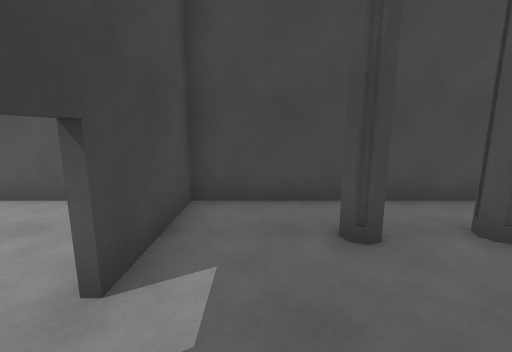
view 1 (above)

12 first-person views from a walk through a 3-D level made in the Unity game engine. The camera is 1.5 m above the floor, tilts 10° down and sees 90° across. Doors are open. The floor is counted in squares, 1 m on a side. Each view is taken from the middle of a square. On the plan, view 1 faces up. The plan holds only what a view shows up to about 13 squares ahead; the rest is blank. The place goes on beyond the plan.

view 2
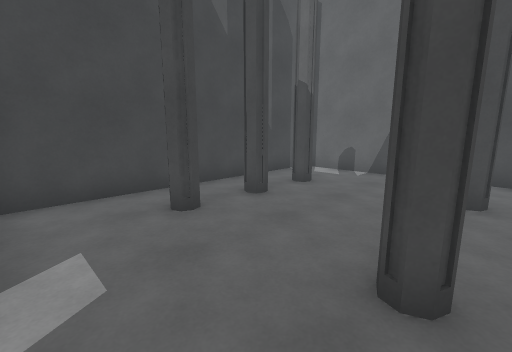

view 3
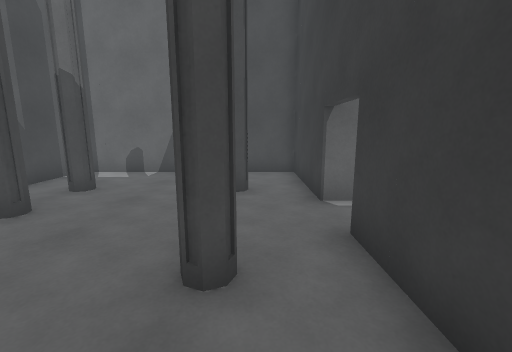

view 4
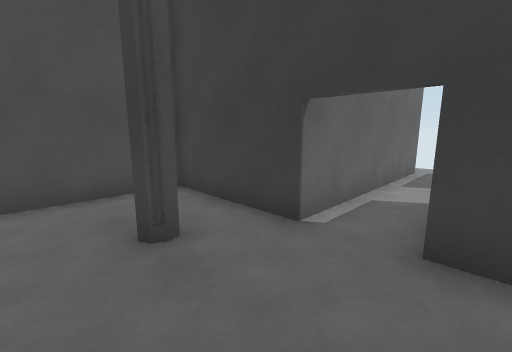

view 5
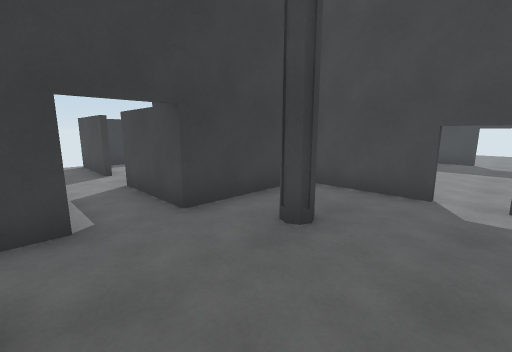

view 6
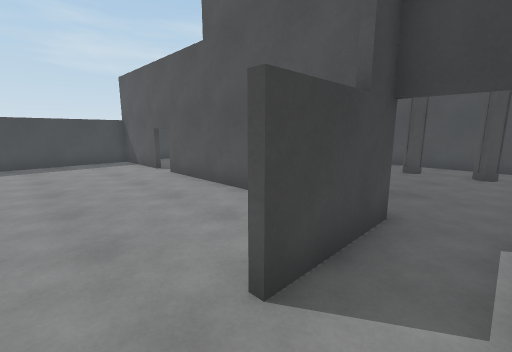

view 7
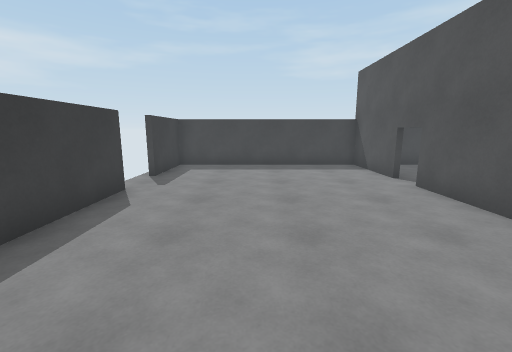

view 8
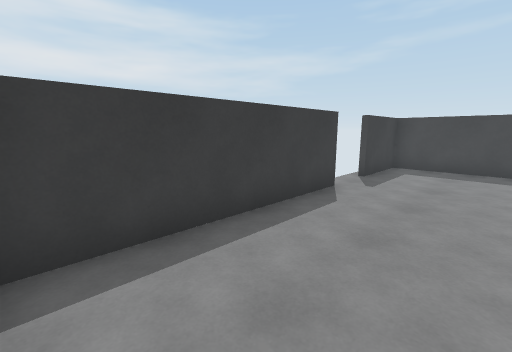

view 9
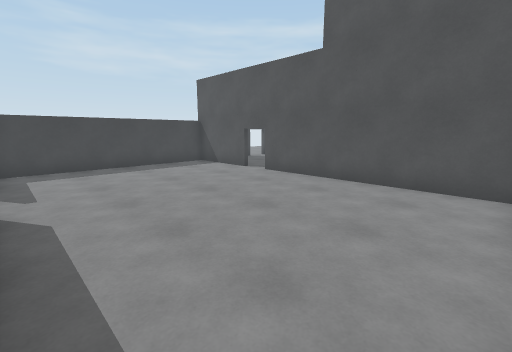

view 10
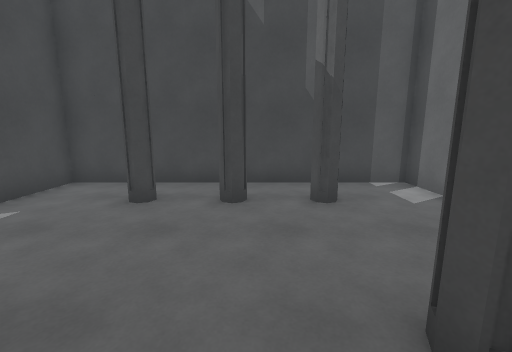

view 11
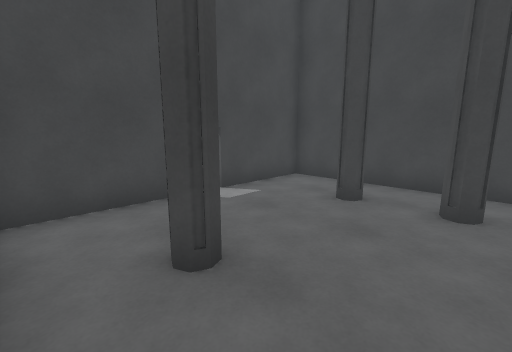

view 12
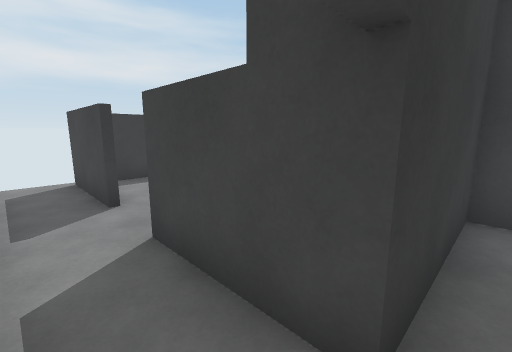

### Floor plan
Key: @ floor where view 1 was taken; # wall or solid block; x gap in a wall; . floor; D open door.
Columns run from 10 left of view 1 to 9 right of it. Each row starts with its distance up from view 1.
  6         ############
  5         #..........#
  4         #...#x#x#..#
  3         #..........#
  2         DD.........#
  1         DD.........#
  0         #.@.#...#..#
 -1         #...x...x..#
 -2 ####DD########.#####
 -3 #...DD.......#.#
 -4 #............#.#
 -5 #............#.#
 -6 #..............#
 -7 #..............#
 -8 #............#.#
 -9 #............#.#
-10 #............#.
-11 ####  ########

Where each view was taken, in squares from view 1:
view 1: 0 up, 0 right, facing up
view 2: 1 down, 1 left, facing up-right
view 3: 1 down, 1 left, facing right
view 4: 1 up, 2 right, facing down-right
view 5: 2 up, 5 right, facing down-left
view 6: 7 down, 4 right, facing up-left
view 7: 7 down, 2 right, facing left
view 8: 7 down, 2 right, facing down-left
view 9: 10 down, 2 right, facing up-left
view 10: 2 down, 4 right, facing up
view 11: 2 down, 4 right, facing up-left
view 12: 2 down, 4 right, facing down-left
